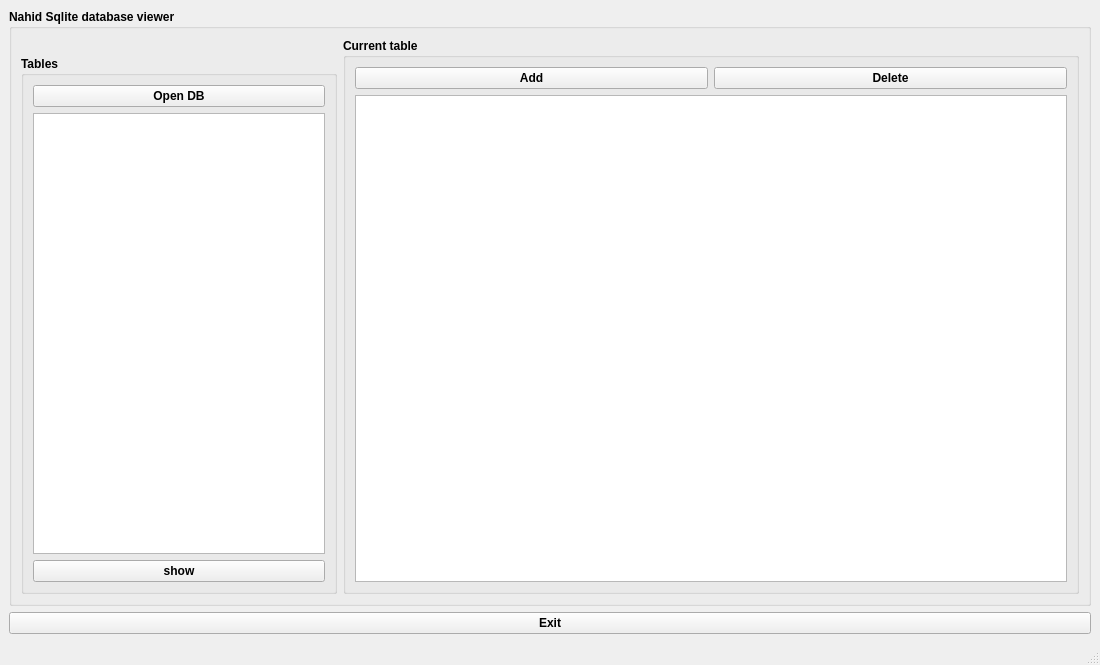
<?xml version="1.0" encoding="UTF-8"?>
<ui version="4.0">
 <class>MainWindow</class>
 <widget class="QMainWindow" name="MainWindow">
  <property name="geometry">
   <rect>
    <x>0</x>
    <y>0</y>
    <width>1100</width>
    <height>665</height>
   </rect>
  </property>
  <property name="font">
   <font>
    <weight>75</weight>
    <bold>true</bold>
   </font>
  </property>
  <property name="windowTitle">
   <string>Login</string>
  </property>
  <widget class="QWidget" name="centralwidget">
   <layout class="QGridLayout" name="gridLayout_4">
    <item row="0" column="0">
     <widget class="QGroupBox" name="groupBox">
      <property name="font">
       <font>
        <weight>75</weight>
        <bold>true</bold>
       </font>
      </property>
      <property name="title">
       <string>Nahid Sqlite database viewer</string>
      </property>
      <layout class="QGridLayout" name="gridLayout" rowstretch="0,0,0,0" columnstretch="3,0,7">
       <item row="3" column="0">
        <widget class="QGroupBox" name="gbTables">
         <property name="title">
          <string>Tables</string>
         </property>
         <layout class="QGridLayout" name="gridLayout_3">
          <item row="1" column="0">
           <widget class="QListView" name="lvTablesNames"/>
          </item>
          <item row="2" column="0">
           <widget class="QPushButton" name="btnShowTable">
            <property name="text">
             <string>show</string>
            </property>
           </widget>
          </item>
          <item row="0" column="0">
           <widget class="QPushButton" name="btnOpenDB">
            <property name="text">
             <string>Open DB</string>
            </property>
           </widget>
          </item>
         </layout>
        </widget>
       </item>
       <item row="0" column="2" rowspan="4">
        <widget class="QGroupBox" name="gbCT">
         <property name="title">
          <string>Current table</string>
         </property>
         <layout class="QGridLayout" name="gridLayout_2">
          <item row="0" column="0">
           <widget class="QPushButton" name="btnAdd">
            <property name="text">
             <string>Add</string>
            </property>
           </widget>
          </item>
          <item row="0" column="1">
           <widget class="QPushButton" name="btnDelete">
            <property name="text">
             <string>Delete</string>
            </property>
           </widget>
          </item>
          <item row="2" column="0" colspan="2">
           <widget class="QTableView" name="tableView"/>
          </item>
         </layout>
        </widget>
       </item>
      </layout>
     </widget>
    </item>
    <item row="1" column="0">
     <widget class="QPushButton" name="btnExit">
      <property name="text">
       <string>Exit</string>
      </property>
     </widget>
    </item>
   </layout>
  </widget>
  <widget class="QMenuBar" name="menubar">
   <property name="geometry">
    <rect>
     <x>0</x>
     <y>0</y>
     <width>1100</width>
     <height>25</height>
    </rect>
   </property>
  </widget>
  <widget class="QStatusBar" name="statusbar"/>
 </widget>
 <resources/>
 <connections/>
</ui>
